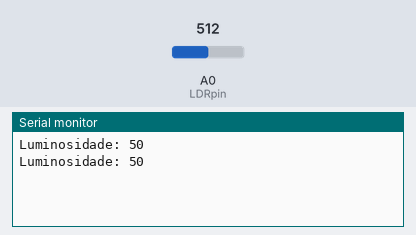
Bench run of a sketch on a simulated Arduino Uno, built with avr-gcc and run on an emulated ATmega328P. On the bench: the last lines printed to the serial monitor. The test bench sets the inputs (shaded band); at power-on: A0 (LDRpin) = 512.

Above: at 1.8 s.
1.9 s: A0 (LDRpin) set to 716
At 2.8 s:
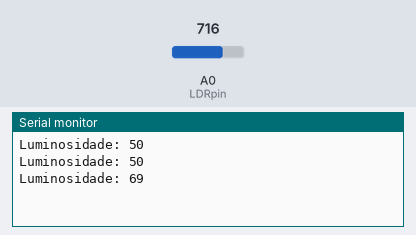
3.4 s: A0 (LDRpin) set to 900
At 4.6 s:
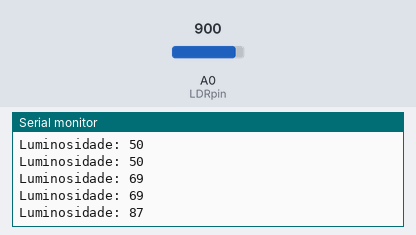
Timing chart, 0 to 6.4 s (numbered marks = the images above; inputs shaded):
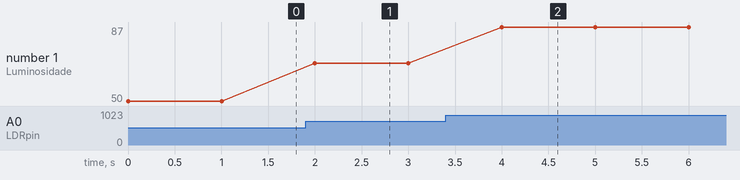

The sketch:

projeto_2.ino
```cpp
float val_lum;
int luminosidade;
byte LDRpin=A0, LED=13;

void setup() {
  Serial.begin(9600);
}

void loop() {
 val_lum = analogRead(LDRpin);
 luminosidade = val_lum*0.0977; // regra de três

 Serial.write("Luminosidade: ");
 Serial.println(luminosidade);

 if (luminosidade <50) {
   digitalWrite(LED, HIGH);
 }
else {
  digitalWrite(LED,LOW);
 }

delay(1000);
}
```

Measured:
- after the input at 1.9 s, the serial monitor: prints a new line after 0.10 s (image 1)
- after the input at 3.4 s, the serial monitor: prints a new line after 0.60 s (image 2)
- plotted number 1: 50 → 69 after the input at 1.9 s, 69 → 87 after the input at 3.4 s
